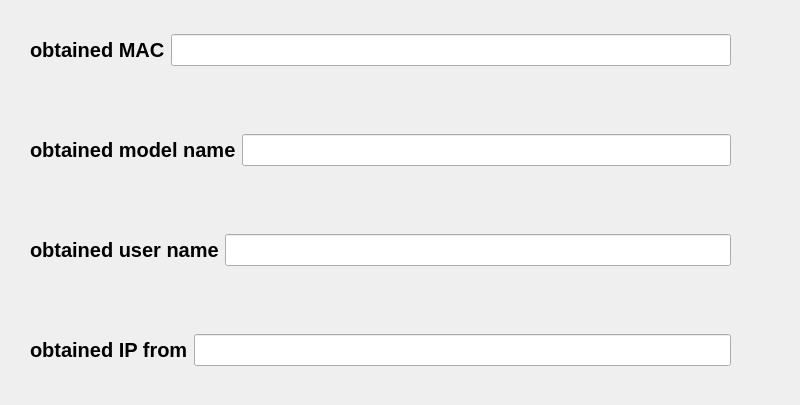
<?xml version="1.0" encoding="UTF-8"?>
<ui version="4.0">
 <class>Dialog</class>
 <widget class="QDialog" name="Dialog">
  <property name="geometry">
   <rect>
    <x>0</x>
    <y>0</y>
    <width>800</width>
    <height>405</height>
   </rect>
  </property>
  <property name="windowTitle">
   <string>Dialog</string>
  </property>
  <widget class="QWidget" name="horizontalLayoutWidget">
   <property name="geometry">
    <rect>
     <x>30</x>
     <y>10</y>
     <width>701</width>
     <height>80</height>
    </rect>
   </property>
   <layout class="QHBoxLayout" name="horizontalLayout">
    <item>
     <widget class="QLabel" name="MACLabel">
      <property name="font">
       <font>
        <pointsize>15</pointsize>
        <weight>75</weight>
        <bold>true</bold>
       </font>
      </property>
      <property name="text">
       <string>obtained MAC</string>
      </property>
     </widget>
    </item>
    <item>
     <widget class="QLineEdit" name="MACEdit">
      <property name="font">
       <font>
        <pointsize>15</pointsize>
        <weight>75</weight>
        <bold>true</bold>
       </font>
      </property>
     </widget>
    </item>
   </layout>
  </widget>
  <widget class="QWidget" name="horizontalLayoutWidget_2">
   <property name="geometry">
    <rect>
     <x>30</x>
     <y>110</y>
     <width>701</width>
     <height>80</height>
    </rect>
   </property>
   <layout class="QHBoxLayout" name="horizontalLayout_2">
    <item>
     <widget class="QLabel" name="modelLabel">
      <property name="font">
       <font>
        <pointsize>15</pointsize>
        <weight>75</weight>
        <bold>true</bold>
       </font>
      </property>
      <property name="text">
       <string>obtained model name</string>
      </property>
     </widget>
    </item>
    <item>
     <widget class="QLineEdit" name="modelEdit">
      <property name="font">
       <font>
        <pointsize>15</pointsize>
        <weight>75</weight>
        <bold>true</bold>
       </font>
      </property>
     </widget>
    </item>
   </layout>
  </widget>
  <widget class="QWidget" name="horizontalLayoutWidget_3">
   <property name="geometry">
    <rect>
     <x>30</x>
     <y>210</y>
     <width>701</width>
     <height>80</height>
    </rect>
   </property>
   <layout class="QHBoxLayout" name="horizontalLayout_3">
    <item>
     <widget class="QLabel" name="userLabel">
      <property name="font">
       <font>
        <pointsize>15</pointsize>
        <weight>75</weight>
        <bold>true</bold>
       </font>
      </property>
      <property name="text">
       <string>obtained user name</string>
      </property>
     </widget>
    </item>
    <item>
     <widget class="QLineEdit" name="userEdit">
      <property name="font">
       <font>
        <pointsize>15</pointsize>
        <weight>75</weight>
        <bold>true</bold>
       </font>
      </property>
     </widget>
    </item>
   </layout>
  </widget>
  <widget class="QWidget" name="horizontalLayoutWidget_4">
   <property name="geometry">
    <rect>
     <x>30</x>
     <y>310</y>
     <width>701</width>
     <height>80</height>
    </rect>
   </property>
   <layout class="QHBoxLayout" name="horizontalLayout_4">
    <item>
     <widget class="QLabel" name="ipLabel">
      <property name="font">
       <font>
        <pointsize>15</pointsize>
        <weight>75</weight>
        <bold>true</bold>
       </font>
      </property>
      <property name="text">
       <string>obtained IP from</string>
      </property>
     </widget>
    </item>
    <item>
     <widget class="QLineEdit" name="ipEdit">
      <property name="font">
       <font>
        <pointsize>15</pointsize>
        <weight>75</weight>
        <bold>true</bold>
       </font>
      </property>
     </widget>
    </item>
   </layout>
  </widget>
 </widget>
 <resources/>
 <connections/>
</ui>
